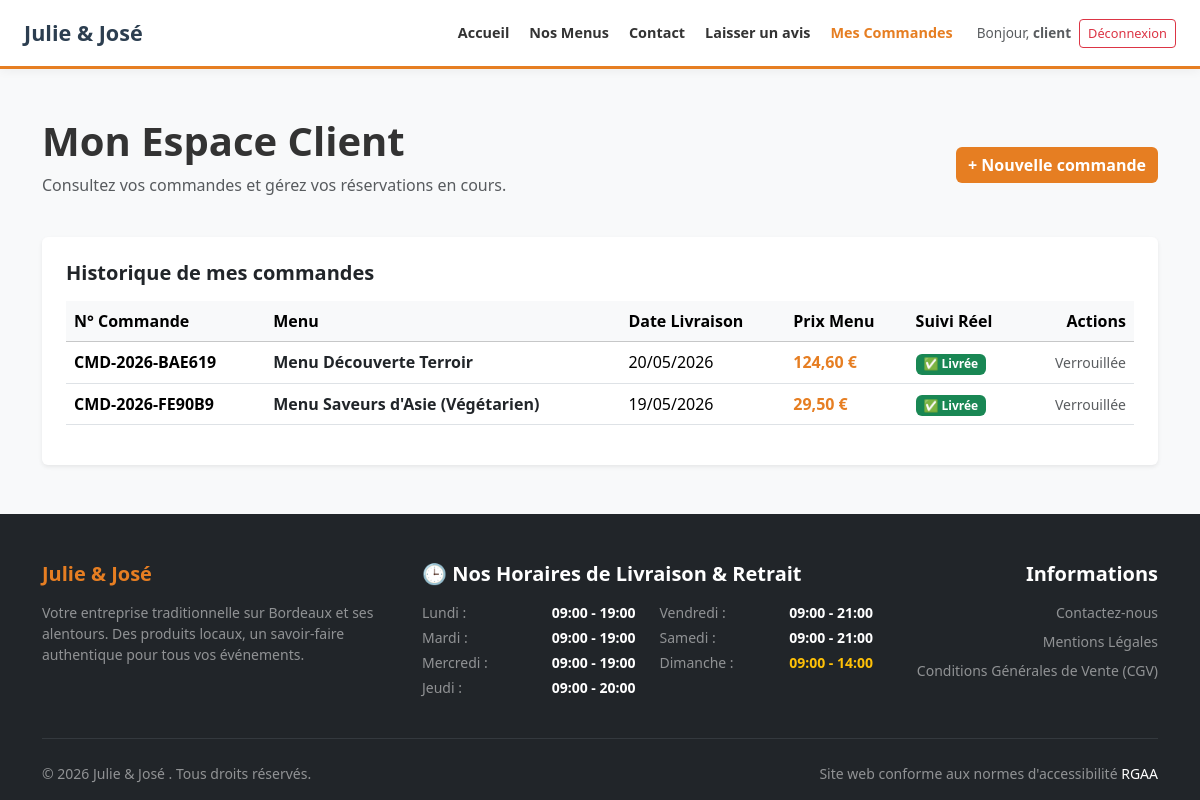
Page /espace_client.php (signed in) on the committed database.
### tables this page shows
CREATE TABLE `commande` (
  `numero_commande` varchar(50) NOT NULL,
  `date_commande` date NOT NULL,
  `date_prestation` date NOT NULL,
  `heure_livraison` varchar(50) DEFAULT NULL,
  `prix_menu` double DEFAULT NULL,
  `nombre_personne` int(11) DEFAULT NULL,
  `prix_livraison` double DEFAULT NULL,
  `statut` varchar(50) DEFAULT NULL,
  `pret_materiel` tinyint(1) DEFAULT 0,
  `restitution_materiel` tinyint(1) DEFAULT 0,
  `utilisateur_id` int(11) NOT NULL,
  `menu_id` int(11) NOT NULL
);

CREATE TABLE `menu` (
  `menu_id` int(11) NOT NULL,
  `titre` varchar(50) NOT NULL,
  `nombre_personne_minimum` int(11) NOT NULL,
  `prix_par_personne` double NOT NULL,
  `regime` varchar(50) DEFAULT NULL,
  `description` varchar(250) DEFAULT NULL,
  `quantite_restante` int(11) DEFAULT NULL,
  `regime_id` int(11) DEFAULT NULL,
  `theme_id` int(11) DEFAULT NULL
);

### public/espace_client.php (the view, shortened to what this page needs)
<?php
require_once __DIR__ . '/../includes/header.php';
require_once __DIR__ . '/../includes/db_connect.php';
$utilisateur_id = $_SESSION['user_id'];
$query = "SELECT c.*, m.titre AS menu_titre
          FROM commande c
          JOIN menu m ON c.menu_id = m.menu_id
          WHERE c.utilisateur_id = ?
          ORDER BY c.date_commande DESC";
$stmt = $pdo->prepare($query);
$stmt->execute([$utilisateur_id]);
$commandes = $stmt->fetchAll();
?>
<div class="container py-5">
    <div class="d-flex justify-content-between align-items-center mb-4">
        <div>
            <h1 class="fw-bold">Mon Espace Client</h1>
            <p class="text-muted">Consultez vos commandes et gérez vos réservations en cours.</p>
        </div>
        <a href="menus.php" class="btn btn-primary text-white fw-bold">+ Nouvelle commande</a>
    </div>
    <div class="card shadow-sm border-0 p-4">
        <h5 class="fw-bold mb-3">Historique de mes commandes</h5>
        <div class="table-responsive">
            <table class="table table-hover align-middle">
                <thead class="table-light">
                    <tr>
                        <th>N° Commande</th>
                        <th>Menu</th>
                        <th>Date Livraison</th>
                        <th>Prix Menu</th>
                        <th>Suivi Réel</th>
                        <th class="text-end">Actions</th>
                    </tr>
                </thead>
                <tbody>
                    <?php if (empty($commandes)): ?>
                        <tr>
                            <td colspan="6" class="text-center text-muted py-4">Vous n'avez pas encore passé de commande.</td>
                        </tr>
                    <?php else: ?>
                        <?php foreach ($commandes as $cmd): ?>
                            <tr>
                                <td><strong><?= htmlspecialchars($cmd['numero_commande']) ?></strong></td>
                                <td><span class="fw-bold text-dark"><?= htmlspecialchars($cmd['menu_titre']) ?></span></td>
                                <td><?= date('d/m/Y', strtotime($cmd['date_prestation'])) ?></td>
                                <td><span class="fw-bold text-primary"><?= number_format($cmd['prix_menu'], 2, ',', ' ') ?> €</span></td>
                                <td>
                                    <?php
                                    $statut = $cmd['statut'] ?? 'en_attente';
                                    if ($statut === 'en_attente') {
                                        echo '<span class="badge bg-warning text-dark">⏳ En attente</span>';
                                    } elseif ($statut === 'accepte') {
                                        echo '<span class="badge bg-info text-white">👨‍🍳 En préparation</span>';
                                    } elseif ($statut === 'termine') {
                                        echo '<span class="badge bg-success text-white">✅ Livrée</span>';
                                    } elseif ($statut === 'annule') {
                                        echo '<span class="badge bg-danger text-white">❌ Annulée</span>';
                                    }
                                    ?>
                                </td>
                                <td class="text-end">
                                    <?php if ($statut === 'en_attente'): ?>
                                        <a href="modifier_commande.php?id=<?= urlencode($cmd['numero_commande']) ?>" class="btn btn-sm btn-outline-secondary me-1">Modifier</a>
                                        <a href="annuler_commande.php?id=<?= urlencode($cmd['numero_commande']) ?>" class="btn btn-sm btn-outline-danger" onclick="return confirm('Êtes-vous sûr de vouloir annuler cette commande ?');">Annuler</a>
                                    <?php else: ?>
                                        <span class="text-muted small italic">Verrouillée</span>
                                    <?php endif; ?>
                                </td>
                            </tr>
                        <?php endforeach; ?>
                    <?php endif; ?>
                </tbody>
            </table>
        </div>
    </div>
</div>
<?php require_once __DIR__ . '/../includes/footer.php'; ?>

### assets/style.css (style rules this page uses)
:root { --main-orange: #FF7F50; --dark-orange: #E66A3D; --light-bg: #FFFFFF; }
body { background-color: var(--light-bg); color: #333; font-family: 'Segoe UI', sans-serif; }
.btn-primary { background-color: var(--main-orange) !important; border: none !important; }

### includes/header.php (style rules this page uses)
:root { --primary-orange: #E67E22; --dark-orange: #D35400; --light-bg: #F8F9FA; }
body { background-color: var(--light-bg); color: #333333; display: flex; flex-direction: column; min-height: 100vh; }
.btn-primary { background-color: var(--primary-orange) !important; border-color: var(--primary-orange) !important; color: #FFFFFF !important; transition: all 0.2s ease-in-out; }
.text-primary { color: var(--primary-orange) !important; }

### rows in the picture
commande: numero_commande "CMD-2026-BAE619", menu.titre "Menu Découverte Terroir", date_prestation "20/05/2026", prix_menu "124,60", statut "✅ Livrée"
commande: numero_commande "CMD-2026-FE90B9", menu.titre "Menu Saveurs d'Asie (Végétarien)", date_prestation "19/05/2026", prix_menu "29,50", statut "✅ Livrée"

### other values in the picture
$_SESSION['prenom'] "client"
